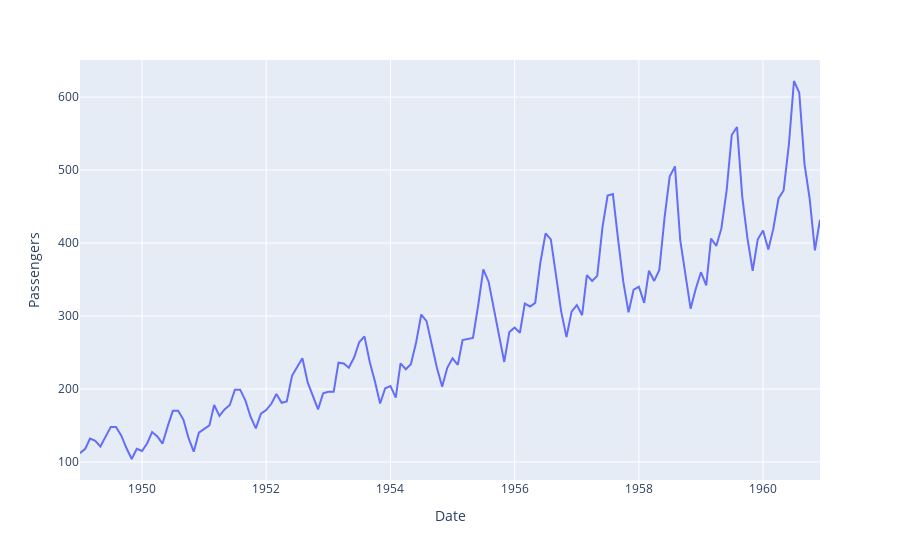

Notebook code cell kept with this figure:
### Code cell
# Plot the data
plotting(title='Airline Passengers', data=data, x='Month', y='#Passengers', x_label='Date', y_label='Passengers')

### Figure 1 — Plotly figure (JSON) as saved in the notebook; plotly's stock layout.template omitted (floating-point values rounded to 4 significant figures; data arrays with more than 128 entries replaced by an {"elided": "..."} marker saying what was removed)
{"data": [{"hovertemplate": "Date=%{x}<br>Passengers=%{y}<extra></extra>", "legendgroup": "", "line": {"color": "#636efa", "dash": "solid"}, "marker": {"symbol": "circle"}, "mode": "lines", "name": "", "orientation": "v", "showlegend": false, "type": "scatter", "x": {"elided": "144 str values"}, "xaxis": "x", "y": {"elided": "144 int values"}, "yaxis": "y"}], "layout": {"legend": {"tracegroupgap": 0}, "margin": {"t": 60}, "xaxis": {"anchor": "y", "domain": [0, 1], "title": {"text": "Date"}}, "yaxis": {"anchor": "x", "domain": [0, 1], "title": {"text": "Passengers"}}}}
